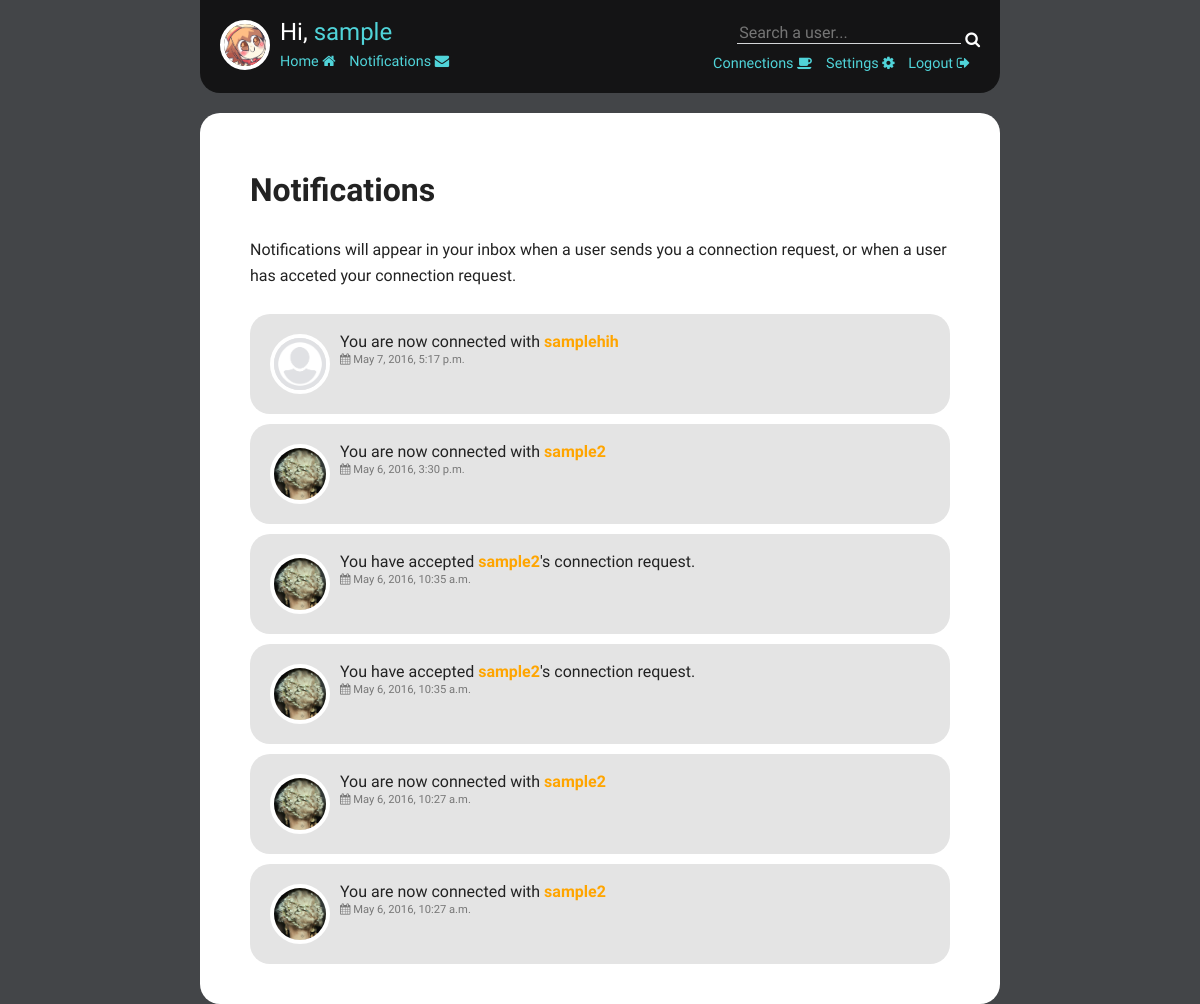
/user/notifications/ (signed in), run on an earlier commit of the app's database.
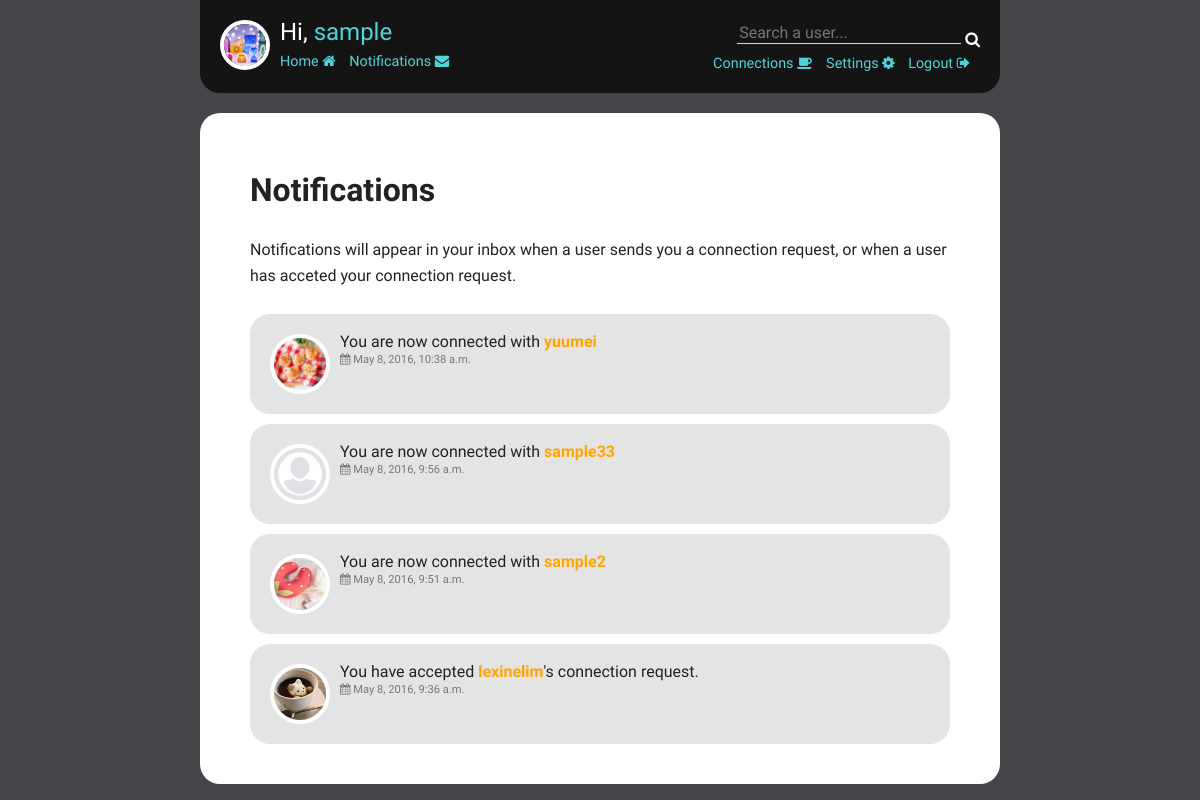
And on a later commit of the database.
### user/models.py (models this page shows, shortened)
class User(models.Model):
    VIS_CHOICES=(
        (1, 'Public'),
        (0, 'Private'),
    )
    username = models.CharField(max_length=50)
    password = models.CharField(max_length=50)
    email = models.EmailField()
    displayname = models.CharField(max_length=50)
    description = models.CharField(max_length=200, blank=True)
    vis = models.PositiveSmallIntegerField(choices=VIS_CHOICES, default=1)
    profileImg = models.ImageField(upload_to='pic/', default = 'pic/default.jpg')
    bgImg = models.ImageField(upload_to='bg/', default = 'bg/default.jpg')  #change to imagefield?
    useBg = models.BooleanField()

class Notification(models.Model):
    fromuser = models.PositiveIntegerField()
    touser = models.PositiveIntegerField()
    is_read = models.BooleanField(default=False)
    is_accepted = models.BooleanField(default=False)
    notif_date = models.DateTimeField(default=datetime.datetime.now())
    message = models.CharField(max_length=100)
    def from_username(self):
        u = User.objects.get(id=self.fromuser)
        return u.username
    def to_username(self):
        u = User.objects.get(id=self.touser)
        return u.username
    def from_user_profileimg(self):
        u = User.objects.get(id=self.fromuser)
        return u.profileImg
    def to_user_profileimg(self):
        u = User.objects.get(id=self.touser)
        return u.profileImg

### user/views.py (the view)
def notifications(request):
    u = getLoggedInUser(request)
    readnotifs = Notification.objects.filter(Q(fromuser=u.id) & Q(is_accepted=True) & Q(is_read=True) | Q(touser=u.id) & Q(is_read=True)).order_by('-notif_date')
    toread = Notification.objects.filter(Q(fromuser=u.id) & Q(is_accepted=True) & Q(is_read=False) | Q(touser=u.id) & Q(is_accepted=False) & Q(is_read=False)).order_by('-notif_date')
    notifNum = getUnreadNotifNum(request)
    template = loader.get_template('user/notifications.html')
    return HttpResponse(template.render({'user': u, 'readnotifs': readnotifs, 'toread': toread,'notifNum': notifNum}, request))

### user/views.py (called while the page is built)
def getLoggedInUser(request):
    uid = request.session.get('login_id')
    try:
        u = User.objects.get(id=uid)
    except (KeyError, User.DoesNotExist):
        return None
    return u

def getUnreadNotifNum(request):
    u = getLoggedInUser(request)
    if u:
        num = Notification.objects.filter(Q(fromuser=u.id) & Q(is_accepted=True) & Q(is_read=False) |  Q(touser=u.id) & Q(is_accepted=False) & Q(is_read=False)).count()
        return num

### user/templates/user/notifications.html (shortened to what this page needs)
{% extends 'main/layout.html' %}
{% block content %}
<div class="realcontent">
  <h1>Notifications</h1>
  Notifications will appear in your inbox when a user sends you a connection request, or when a user has acceted your connection request.
  <br/><br/>
  {% if toread or readnotifs %}
    {% with notifs=readnotifs %}
      {% include 'notifdetails.html' %}
    {% endwith %}
  {% else %}
  <p class="message">You do not have any notifications yet.</p>
  {% endif %}
</div>
{% endblock %}

### main/templates/main/layout.html (shortened to what this page needs)
{% extends 'main/base.html' %}
{% block header %}
{% if request.session.login_id %}
  <div class="header-leftbar">
    <img src="/media/{{ user.profileImg }}" class="profileImg">
    <span class="greeting">Hi, <a href="{% url 'user:index' %}">{{ user.username }}</a></span><br/>
    <span class="header-links">
    <a href="{% url 'main:index' %}" class="hvr-grow">Home <i class="fa fa-home" aria-hidden="true"></i></a>
    <a href="{% url 'user:notifications' %}" class="hvr-grow link-margin-left">Notifications <i class="fa fa-envelope" aria-hidden="true"></i> {% if notifNum != 0 %}{{ notifNum }}{% endif %}</a>
    </span>
  </div><div class="header-rightbar">
  <form action="{% url 'user:searchuser' %}" method="get">
    <input type="text" name="user_name" placeholder="Search a user..." />
    <button class="fa fa-search submitbutton white-search hvr-grow" type="submit"></button>
  </form><span class="header-links">
  <a href="{% url 'user:connections' %}" class="hvr-grow link-margin-right">Connections <i class="fa fa-coffee" aria-hidden="true"></i></a>
  <a href="{% url 'user:settings' %}" class="hvr-grow link-margin-right">Settings <i class="fa fa-cog" aria-hidden="true"></i></a>
  <a href="{% url 'user:logout' %}" class="hvr-grow link-margin-right">Logout <i class="fa fa-sign-out" aria-hidden="true"></i></a>
</span>
  </div>
{% endif %}
{% endblock %}

### main/templates/main/base.html (shortened to what this page needs)
<!DOCTYPE html>
<html lang="en">
<head>
  {% load staticfiles %}
  <link type="text/css" rel="stylesheet" href="{% static 'animate.css' %}" />
  <link type="text/css" rel="stylesheet" href="{% static 'hover.css' %}" />
  <link type="text/css" rel="stylesheet" href="{% static 'stylesheet.css' %}" />
  <link type="text/css" rel="stylesheet" href="{% static 'font-awesome-4.6.2/css/font-awesome.min.css' %}">
</head>
<body>
<div class="content">
<div class="header">
{% block header %}{% endblock %}
</div>
<div class="contentbox">
{% block content %}{% endblock %}
</div>
</div>
</body>
</html>

### user/templates/notifdetails.html (shortened to what this page needs)
{% for notif in notifs %}
    <div class="notif">
    {% if notif.fromuser == request.session.login_id %}
    <img src="/media/{{ notif.to_user_profileimg }}" />
        {% if notif.is_accepted %}
            You are now connected with <a href="{% url 'user:search' notif.touser %}">{{ notif.to_username }}</a>
        {% endif %}
        <br/><span><i class="fa fa-calendar" aria-hidden="true"></i> {{ notif.notif_date }}</span>
    {% else %}
    <img src="/media/{{ notif.from_user_profileimg }}" />
        {% if notif.is_accepted %}
            You have accepted <a href="{% url 'user:search' notif.fromuser %}">{{ notif.from_username }}</a>'s connection request.
        {% else %}
            <a href="{% url 'user:search' notif.fromuser %}">{{ notif.from_username }}</a> has sent you a connection request.
        {% endif %}
        <br/><span><i class="fa fa-calendar" aria-hidden="true"></i> {{ notif.notif_date }}</span>
    {% endif %}
    </div>
{% endfor %}

### static/stylesheet.css (style rules this page uses)
*, *:after, *:before { -webkit-box-sizing: border-box; -moz-box-sizing: border-box; box-sizing: border-box; }
html, body { width:100%; height:100%; }
body { background-color:#434548; color: #222; line-height: 1.6; font-family: 'Oxygen', calibri, sans-serif; margin:0px; }
a { color: #50d4d9; text-decoration:none; border:none; }
.content { width:800px; margin-left:auto; margin-right:auto; position:relative; }
.header { color:#fff; background:rgba(0, 0, 0, 0.7); border-radius: 0px 0px 20px 20px; padding: 0px; margin-bottom:20px; min-height:90px; position:relative; overflow:hidden; }
.header-links { font-size:0.9em; }
.link-margin-right { margin-right:10px; }
.link-margin-left { margin-left:10px; }
.header-leftbar { padding:20px; }
.header-leftbar .profileImg { border: 4px solid #fff; border-radius:100%; vertical-align:text-top; margin-right:10px; height:50px; width:50px; float:left; }
.header-leftbar .greeting { font-size:1.5em; line-height:1em; font-family: 'Oswald', Georgia, serif; }
.header-rightbar { position:absolute; right:0px; top:0px; text-align:right; padding:20px; }
.header-rightbar form { margin-bottom:3px; }
.header-rightbar form input[type="text"] { color:#fff; font-size:1em; font-family: 'Oxygen', calibri, sans-serif; background-color:transparent; border:none; border-bottom:1px solid #d4d6d8; }
.contentbox { background-color: #fff; border-radius: 20px; overflow:hidden; min-height:300px; margin-bottom:50px; }
.realcontent { padding: 30px 50px; }
.realcontent h1 { font-family: 'Oswald', Georgia, serif; color: #222; }
.submitbutton { margin-top:10px; background-color:transparent; border:0px; }
.white-search { padding:0px; color:#fff; }
.notif { border-radius:20px; background-color:#e4e4e4; width:100%; position:relative; min-height:100px; padding:20px; line-height:1em; margin-bottom:10px; }
.notif img { float:left; vertical-align: middle; border: 4px solid #fff; border-radius:100%; margin-right:10px; height:60px; width:60px; }
.notif span, .connection span { font-size:0.7em; color:#777; display:inline-block; }
.notif a { color:orange; font-weight:700; }

What changed in the data, as far as the page shows it:
removed Notification: to_user_profileimg (placeholder picture), to_username "samplehih", notif_date "May 7, 2016, 5:17 p.m."
removed Notification: to_user_profileimg (picture), to_username "sample2", notif_date "May 6, 2016, 3:30 p.m."
removed Notification: from_user_profileimg (picture), from_username "sample2", notif_date "May 6, 2016, 10:35 a.m."
removed Notification: from_user_profileimg (picture), from_username "sample2", notif_date "May 6, 2016, 10:35 a.m."
removed Notification: to_user_profileimg (picture), to_username "sample2", notif_date "May 6, 2016, 10:27 a.m."
removed Notification: to_user_profileimg (picture), to_username "sample2", notif_date "May 6, 2016, 10:27 a.m."
changed User "sample": profileImg: a different picture
added Notification: to_user_profileimg (picture), to_username "yuumei", notif_date "May 8, 2016, 10:38 a.m."
added Notification: to_user_profileimg (placeholder picture), to_username "sample33", notif_date "May 8, 2016, 9:56 a.m."
added Notification: to_user_profileimg (picture), to_username "sample2", notif_date "May 8, 2016, 9:51 a.m."
added Notification: from_user_profileimg (picture), from_username "lexinelim", notif_date "May 8, 2016, 9:36 a.m."
